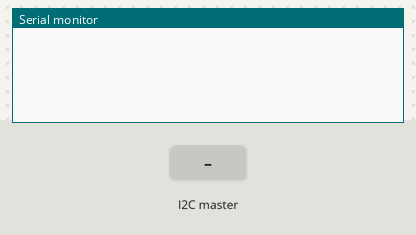
Recording of a sketch running on a simulated Arduino Uno, built with avr-gcc and run on an emulated ATmega328P. Shown: the last lines printed to the serial monitor. The inputs (shaded band) are chosen by the test bench. The audio player accepts every command and is not drawn.

Above: at 1.5 s.
1.6 s: the I2C master sends the byte 1
At 2.3 s:
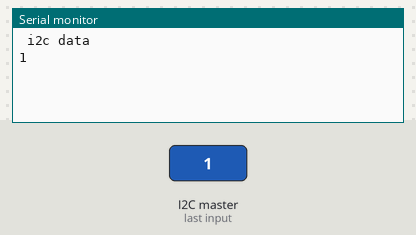
3.1 s: the I2C master sends the byte 0
At 4.5 s:
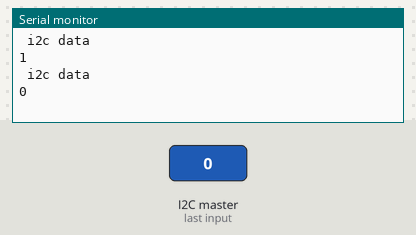

The sketch:

arduino_slave.ino
```cpp
#include <SoftwareSerial.h>
#include <DFPlayer_Mini_Mp3.h>
#include <Wire.h>
void setup() {
  Serial.begin (9600);
  mp3_set_serial (Serial);
  delay(100);
  mp3_set_volume (15);
  delay(100);
  Wire.begin(9);
  delay(100);
  Wire.onReceive(receiveEvent);
}
void receiveEvent(int bytes) {
  while (Wire.available()) {
    int x = Wire.read();
    Serial.print("\n i2c data \n");
    Serial.print(x);
    Serial.print("\n");
    if(x == 0){
      mp3_stop ();
    } else {
      delay(1000);
      mp3_play (x);
    }
  }
}
void loop () {
  //mp3_play (4);
  //delay (16000);
  delay (100);
}
```

Measured:
- after the input at 1.6 s, the serial monitor: prints a new line at once (image 1)
- after the input at 3.1 s, the serial monitor: prints a new line at once (image 2)
